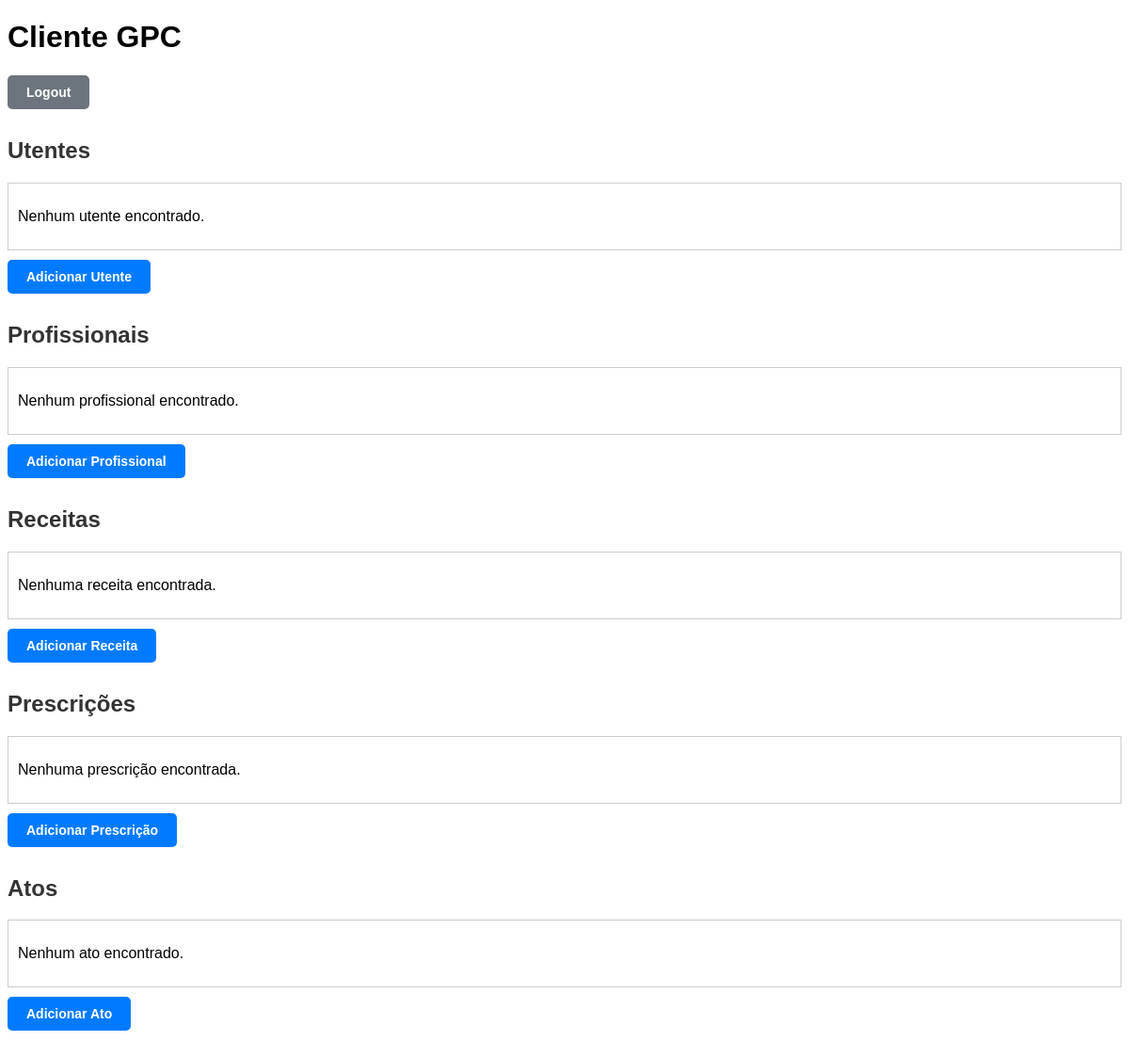
The page /gpc/ (signed in) on the database as committed earlier.
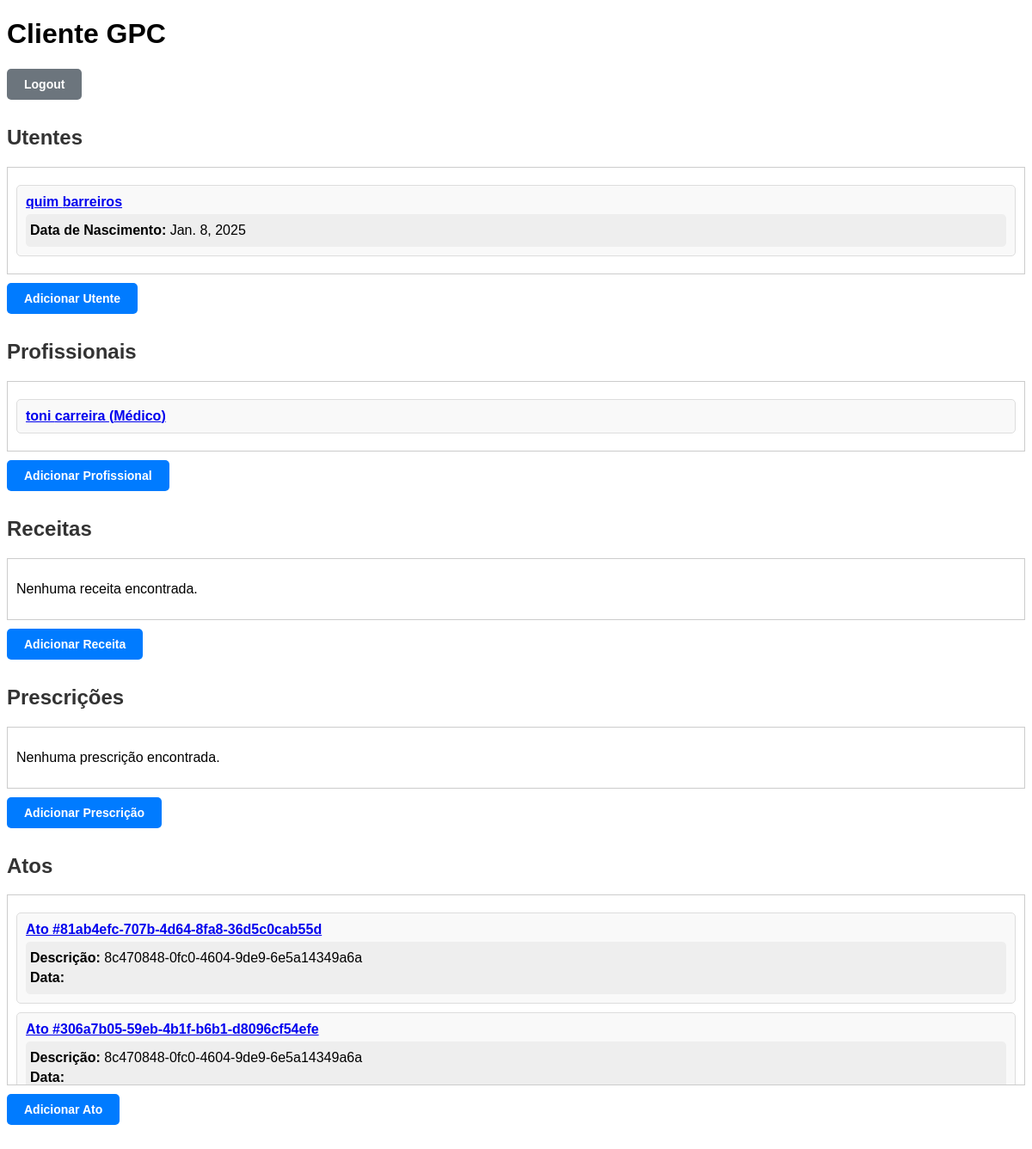
The same page on the database as committed later.
### gpc/models.py (models this page shows, shortened)
class Utente(models.Model):
    id = models.UUIDField(primary_key=True, default=uuid.uuid4, editable=False)
    nome = models.CharField(max_length=100)
    apelido = models.CharField(max_length=100)
    data_nascimento = models.DateField()
    morada = models.TextField()
    alergias = models.TextField(blank=True, null=True)
    condicoes_cronicas = models.TextField(blank=True, null=True)
    grupo_sanguineo = models.CharField(max_length=3, blank=True, null=True)

class Profissional(models.Model):
    id = models.UUIDField(primary_key=True, default=uuid.uuid4, editable=False)
    nome = models.CharField(max_length=100)
    apelido = models.CharField(max_length=100)
    profissao = models.CharField(max_length=50, choices=[('Médico', 'Médico'), ('Enfermeiro', 'Enfermeiro'), ('Farmacêutico', 'Farmacêutico')])

class Ato(models.Model):
    id = models.UUIDField(primary_key=True, default=uuid.uuid4, editable=False)
    utente = models.ForeignKey(Utente, on_delete=models.CASCADE)
    profissional = models.ForeignKey(Profissional, on_delete=models.CASCADE)
    tipo = models.CharField(max_length=50)
    descricao = models.TextField()  # A descrição será o código do medicamento quando for do tipo "dispensa"
    data_hora = models.DateTimeField(auto_now_add=True)

### gpc/views.py (the view)
# urls.py: path('', gpc_client, name='gpc_client'),
def gpc_client(request):
    if request.user.is_authenticated:
        if request.user.is_staff:
            utentes = Utente.objects.all()
            profissionais = Profissional.objects.all()
            atos = Ato.objects.all()
            receitas = Receita.objects.all()
        else:
            utentes = Utente.objects.filter(user=request.user)
            profissionais = Profissional.objects.filter(user=request.user)
            atos = Ato.objects.filter(utente__user=request.user)
            receitas = Receita.objects.filter(utente__user=request.user)
        return render(request, 'gpc/gpc_client.html', {
            'utentes': utentes,
            'profissionais': profissionais,
            'atos': atos,
            'receitas': receitas,
        })
    else:
        return render(request, 'gpc/gpc_client.html')

### gpc/templates/gpc/gpc_client.html (shortened to what the changed rows need)
<!DOCTYPE html>
<html lang="pt-PT">
<head>
</head>
<body>
    <h1>Cliente GPC</h1>
    {% if user.is_authenticated %}
        {% if user.is_staff %}
            <div class="section">
                <h2>Utentes</h2>
                <div class="list-container">
                    {% if utentes %}
                        {% for utente in utentes %}
                            <div class="item">
                                <a href="{% url 'detalhes_utente' utente.id %}" class="item-name">{{ utente.nome }} {{ utente.apelido }}</a>
                                <div class="item-details">
                                    <div class="item-info"><strong>Data de Nascimento:</strong> {{ utente.data_nascimento }}</div>
                                </div>
                            </div>
                        {% endfor %}
                    {% else %}
                        <p>Nenhum utente encontrado.</p>
                    {% endif %}
                </div>
            </div>
            <div class="section">
                <h2>Profissionais</h2>
                <div class="list-container">
                    {% if profissionais %}
                        {% for profissional in profissionais %}
                            <div class="item">
                                <a href="{% url 'detalhes_profissional' profissional.id %}" class="item-name">{{ profissional.nome }} {{ profissional.apelido }} ({{ profissional.profissao }})</a>
                            </div>
                        {% endfor %}
                    {% else %}
                        <p>Nenhum profissional encontrado.</p>
                    {% endif %}
                </div>
            </div>
            <div class="section">
                <h2>Receitas</h2>
            </div>
            <div class="section">
                <h2>Prescrições</h2>
            </div>
            <div class="section">
                <h2>Atos</h2>
                <div class="list-container">
                    {% if atos %}
                        {% for ato in atos %}
                            <div class="item">
                                <a href="{% url 'detalhes_ato' ato.id %}" class="item-name">Ato #{{ ato.id }}</a>
                                <div class="item-details">
                                    <div class="item-info"><strong>Descrição:</strong> {{ ato.descricao }}</div>
                                    <div class="item-info"><strong>Data:</strong> {{ ato.data|date:"d/m/Y" }}</div>
                                </div>
                            </div>
                        {% endfor %}
                    {% else %}
                        <p>Nenhum ato encontrado.</p>
                    {% endif %}
                </div>
            </div>
        {% endif %}
    {% else %}
        <div class="section">
            <h2>Você precisa estar logado para acessar esta página</h2>
            <a href="{% url 'login' %}" class="btn btn-primary">Login</a>
            <a href="{% url 'register' %}" class="btn btn-primary">Registrar-se</a>
        </div>
    {% endif %}
</body>
</html>

Rows that differ between the two databases and show on the page:
added Utente: nome "quim", apelido "barreiros", data_nascimento "Jan. 8, 2025"
added Profissional: nome "toni", apelido "carreira", profissao "Médico"
added Ato: id "81ab4efc-707b-4d64-8fa8-36d5c0cab55d", descricao "8c470848-0fc0-4604-9de9-6e5a14349a6a"
added Ato: id "306a7b05-59eb-4b1f-b6b1-d8096cf54efe", descricao "8c470848-0fc0-4604-9de9-6e5a14349a6a"
Other text that changed with them:
text no longer shown: "Nenhum utente encontrado. Nenhum profissional encontrado. Nenhum ato encontrado."
